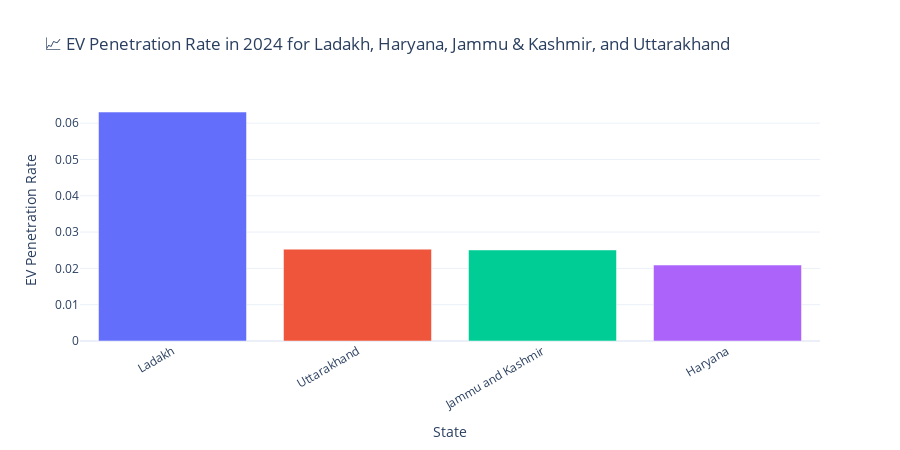

Source (notebook cell):
### Code cell
# Compute average EV penetration for 2024
avg_2024 = df_2024.groupby("state")["ev_penetration_rate"].mean().reset_index()

# Plot using Plotly
fig = px.bar(
    avg_2024.sort_values("ev_penetration_rate", ascending=False),
    x="state",
    y="ev_penetration_rate",
    color="state",
    title="📈 EV Penetration Rate in 2024 for Ladakh, Haryana, Jammu & Kashmir, and Uttarakhand",
    labels={"ev_penetration_rate": "EV Penetration Rate", "state": "State"},
    template="plotly_white"
)
fig.update_layout(showlegend=False, height=450, xaxis_tickangle=-30)

fig.show()

### Figure 1 — Plotly figure (JSON) as saved in the notebook; plotly's stock layout.template omitted (floating-point values rounded to 4 significant figures)
{"data": [{"hovertemplate": "State=%{x}<br>EV Penetration Rate=%{y}<extra></extra>", "legendgroup": "Ladakh", "marker": {"color": "#636efa", "pattern": {"shape": ""}}, "name": "Ladakh", "orientation": "v", "showlegend": true, "textposition": "auto", "type": "bar", "x": ["Ladakh"], "xaxis": "x", "y": [0.06306], "yaxis": "y"}, {"hovertemplate": "State=%{x}<br>EV Penetration Rate=%{y}<extra></extra>", "legendgroup": "Uttarakhand", "marker": {"color": "#EF553B", "pattern": {"shape": ""}}, "name": "Uttarakhand", "orientation": "v", "showlegend": true, "textposition": "auto", "type": "bar", "x": ["Uttarakhand"], "xaxis": "x", "y": [0.0253], "yaxis": "y"}, {"hovertemplate": "State=%{x}<br>EV Penetration Rate=%{y}<extra></extra>", "legendgroup": "Jammu and Kashmir", "marker": {"color": "#00cc96", "pattern": {"shape": ""}}, "name": "Jammu and Kashmir", "orientation": "v", "showlegend": true, "textposition": "auto", "type": "bar", "x": ["Jammu and Kashmir"], "xaxis": "x", "y": [0.02508], "yaxis": "y"}, {"hovertemplate": "State=%{x}<br>EV Penetration Rate=%{y}<extra></extra>", "legendgroup": "Haryana", "marker": {"color": "#ab63fa", "pattern": {"shape": ""}}, "name": "Haryana", "orientation": "v", "showlegend": true, "textposition": "auto", "type": "bar", "x": ["Haryana"], "xaxis": "x", "y": [0.02092], "yaxis": "y"}], "layout": {"barmode": "relative", "height": 450, "legend": {"title": {"text": "State"}, "tracegroupgap": 0}, "showlegend": false, "title": {"text": "📈 EV Penetration Rate in 2024 for Ladakh, Haryana, Jammu & Kashmir, and Uttarakhand"}, "xaxis": {"anchor": "y", "categoryarray": ["Ladakh", "Uttarakhand", "Jammu and Kashmir", "Haryana"], "categoryorder": "array", "domain": [0, 1], "tickangle": -30, "title": {"text": "State"}}, "yaxis": {"anchor": "x", "domain": [0, 1], "title": {"text": "EV Penetration Rate"}}}}
